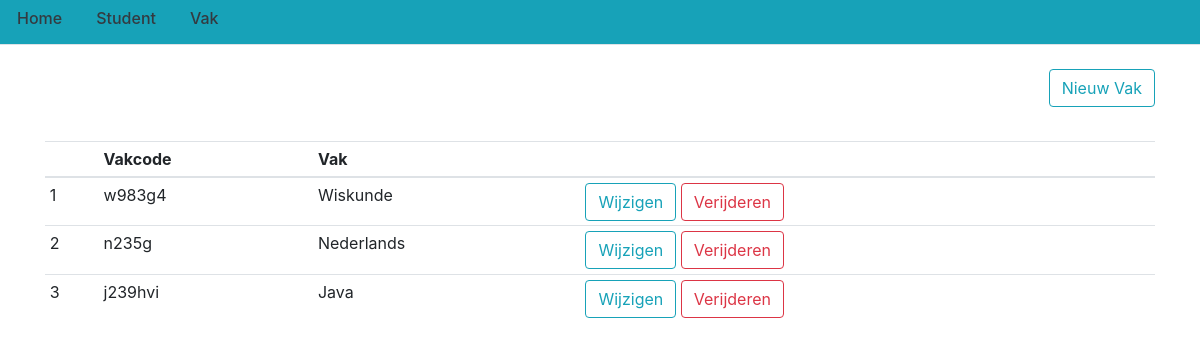
The app's page /vakken, older data.
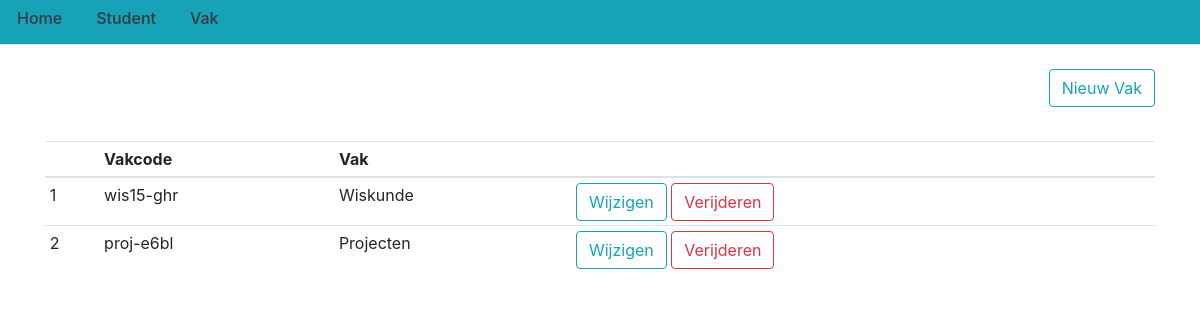
The same page, newer data.
### flasklog/models.py (models this page shows, shortened)
class Vak(db.Model):
    vak_id = db.Column(db.Integer(), primary_key=True)
    vakcode = db.Column(db.String(225), unique=True, nullable=False)
    vaknaam = db.Column(db.String(225), unique=True, nullable=False)
    presentie = db.relationship('Presentie', backref='vak', lazy=True)

### flasklog/routes.py (the view)
@app.route('/vakken')
def vakken():
    vak = Vak.query.all()
    return render_template('vakken.html', title='Vak', posts=vak)

### flasklog/templates/vakken.html
{% extends "layout.html" %}
{% block content %}
<br>
<div class="float-right">
    <a href="{{ url_for('nieuw_vak') }}">
        <button type="button" class="btn btn-outline-info">Nieuw Vak</button>
    </a>
</div>
<br>
<br>
<br>
<div style="height: 20em; overflow: auto;">
        <table id="tbl_vak" class="table table-sm">
            <thead>
                <tr>
                    <th scope="col"></th>
                    <th scope="col">Vakcode</th>
                    <th scope="col">Vak</th>
                    <th scope="col"></th>
                </tr>
            </thead>
            <tbody>
                {% for vak in posts %}
                <tr>
                    <td>{{ vak.vak_id }}</td>
                    <td>{{ vak.vakcode }}</td>
                    <td>{{ vak.vaknaam }}</td>
                    <td>
                        <a href="{{ url_for('vak', id=vak.vak_id) }}">
                            <button type="button" class="btn btn-outline-info">Wijzigen</button>
                        </a>
                        <a href="{{ url_for('verwijder_vak', id=vak.vak_id) }}">
                            <button type="button" class="btn btn-outline-danger">Verijderen</button>
                        </a>
                    </td>
                </tr>
                {% endfor %}
        </tbody>
    </table>
</div>
{% endblock content%}

Row changes from the older to the newer data that the page shows:
removed Vak: vak_id "3", vakcode "j239hvi", vaknaam "Java"
changed Vak "Wiskunde": vakcode "w983g4" → "wis15-ghr"
changed Vak id 2: vakcode "n235g" → "proj-e6bl"; vaknaam "Nederlands" → "Projecten"
